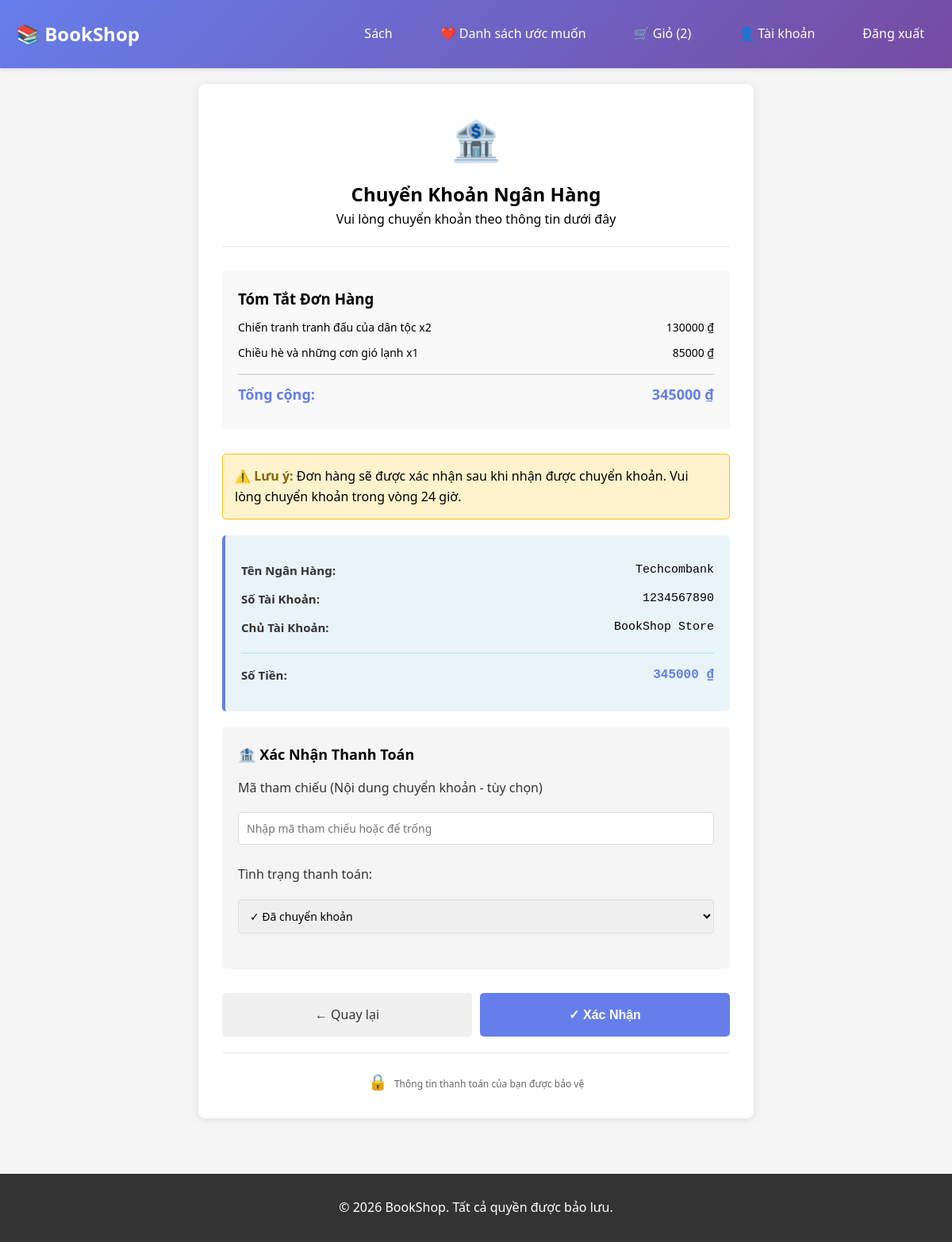
The app's page /payment/processing/ (signed in), older data.
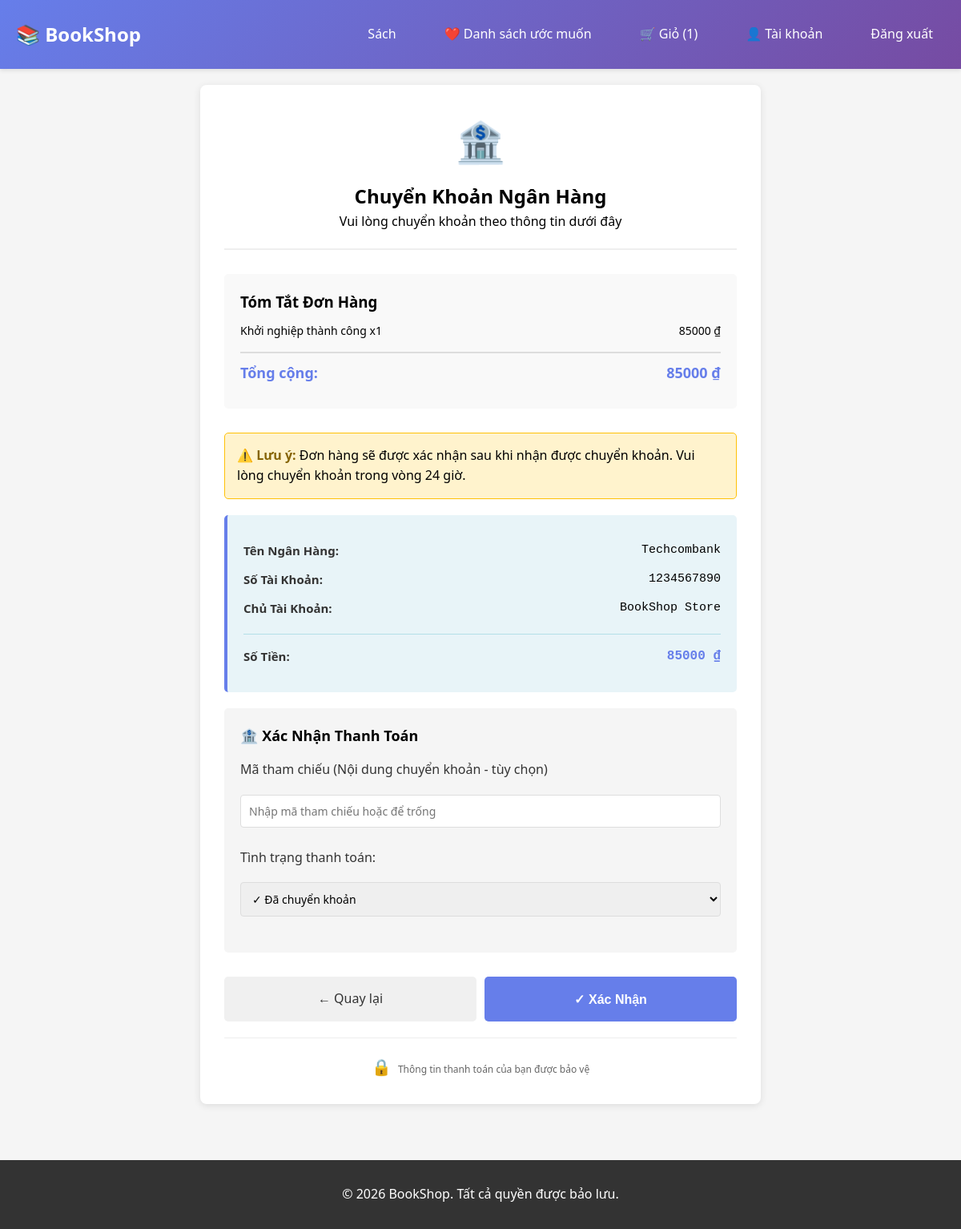
The same page, newer data.
### core/models/cart_item.py (models this page shows, shortened)
class CartItem(models.Model):
    id = models.AutoField(primary_key=True)
    cart = models.ForeignKey(Cart, on_delete=models.CASCADE, related_name='items')
    book = models.ForeignKey(Book, on_delete=models.CASCADE)
    quantity = models.IntegerField(validators=[MinValueValidator(1)])
    added_at = models.DateTimeField(auto_now_add=True)
    class Meta:
        app_label = 'core'
        db_table = 'core_cart_item'
        unique_together = ('cart', 'book')

### core/models/book.py (models this page shows, shortened)
class Book(models.Model):
    id = models.AutoField(primary_key=True)
    title = models.CharField(max_length=255)
    author = models.ForeignKey('Author', on_delete=models.SET_NULL, null=True, blank=True)
    publisher = models.ForeignKey('Publisher', on_delete=models.SET_NULL, null=True, blank=True)
    category = models.ForeignKey('Category', on_delete=models.SET_NULL, null=True, blank=True, related_name='books')
    translator = models.ForeignKey('Translator', on_delete=models.SET_NULL, null=True, blank=True)
    price = models.DecimalField(max_digits=10, decimal_places=2)
    stock = models.IntegerField(default=0)
    description = models.TextField(blank=True, null=True)
    language = models.CharField(max_length=50, default='en')
    isbn = models.CharField(max_length=20, unique=True, blank=True, null=True)
    publication_date = models.DateField(blank=True, null=True)
    created_at = models.DateTimeField(auto_now_add=True)
    updated_at = models.DateTimeField(auto_now=True)
    class Meta:
        app_label = 'core'
        db_table = 'core_book'

### core/views.py (the view, shortened to what this page needs)
# urls.py: path('payment/processing/', views.payment_processing, name='payment_processing'),
def payment_processing(request):
    if 'customer_id' not in request.session:
        return redirect('core:login')
    try:
        customer = Customer.objects.get(id=request.session['customer_id'])
        cart = Cart.objects.get(customer=customer, is_active=True)
        cart_items = CartItem.objects.filter(cart=cart)
        if not cart_items.exists():
            return redirect('core:cart_view')
        total_price = sum(item.book.price * item.quantity for item in cart_items)
        context = get_context(request)
        context.update({
            'cart_items': cart_items,
            'total_price': total_price,
            'customer': customer,
        })
        return render(request, 'core/payment_processing.html', context)
    except (Customer.DoesNotExist, Cart.DoesNotExist):
        return redirect('core:login')

### core/views.py (called while the page is built)
def get_context(request):
    context = {'is_logged_in': 'customer_id' in request.session}
    if 'customer_id' in request.session:
        try:
            customer = Customer.objects.get(id=request.session['customer_id'])
            context['customer'] = customer
            context['cart_count'] = CartItem.objects.filter(
                cart__customer=customer,
                cart__is_active=True
            ).count()
        except Customer.DoesNotExist:
            del request.session['customer_id']
    return context

### core/templates/core/payment_processing.html (shortened to what this page needs)
{% extends "core/base.html" %}
{% block content %}
<div class="payment-container">
    <div class="payment-header">
        <div class="payment-icon">🏦</div>
        <h2>Chuyển Khoản Ngân Hàng</h2>
        <p>Vui lòng chuyển khoản theo thông tin dưới đây</p>
    </div>
    <div class="order-summary">
        <h3 style="margin-top: 0;">Tóm Tắt Đơn Hàng</h3>
        {% for item in cart_items %}
            <div class="summary-row">
                <span>{{ item.book.title }} x{{ item.quantity }}</span>
                <span>{{ item.book.price|floatformat:0 }} ₫</span>
            </div>
        {% endfor %}
        <div class="summary-row total">
            <span>Tổng cộng:</span>
            <span>{{ total_price|floatformat:0 }} ₫</span>
        </div>
    </div>
    <div class="instruction-box">
        <strong>⚠️ Lưu ý:</strong> Đơn hàng sẽ được xác nhận sau khi nhận được chuyển khoản. Vui lòng chuyển khoản trong vòng 24 giờ.
    </div>
    <div class="bank-info">
        <div class="bank-info-row">
            <strong>Tên Ngân Hàng:</strong>
            <span>Techcombank</span>
        </div>
        <div class="bank-info-row">
            <strong>Số Tài Khoản:</strong>
            <span>1234567890</span>
        </div>
        <div class="bank-info-row">
            <strong>Chủ Tài Khoản:</strong>
            <span>BookShop Store</span>
        </div>
        <div class="bank-info-row" style="margin-top: 20px; padding-top: 15px; border-top: 1px solid #b3dfe8;">
            <strong>Số Tiền:</strong>
            <span style="color: #667eea; font-weight: bold; font-size: 16px;">{{ total_price|floatformat:0 }} ₫</span>
        </div>
    </div>
    <form method="POST">
        <div class="payment-method-box">
            <div class="payment-method-header">
                🏦 Xác Nhận Thanh Toán
            </div>
            <div class="payment-form-group">
                <label for="transfer_ref">Mã tham chiếu (Nội dung chuyển khoản - tùy chọn)</label>
                <input type="text" id="transfer_ref" name="transfer_ref" placeholder="Nhập mã tham chiếu hoặc để trống">
            </div>
            <div class="payment-form-group">
                <label for="payment_status">Tình trạng thanh toán:</label>
                <select id="payment_status" name="payment_status">
                    <option value="completed">✓ Đã chuyển khoản</option>
                </select>
            </div>
        </div>
        <div class="payment-button-group">
            <a href="{% url 'core:checkout' %}" class="btn-back">← Quay lại</a>
            <button type="submit" class="btn-confirm">✓ Xác Nhận</button>
        </div>
    </form>
    <div class="payment-security">
        <span class="security-icon">🔒</span> Thông tin thanh toán của bạn được bảo vệ
    </div>
</div>
{% endblock %}

Row changes from the older to the newer data that the page shows:
removed CartItem: book "Chiến tranh tranh đấu của dân tộc", quantity "2", book.price "130000"
removed CartItem: book "Chiều hè và những cơn gió lạnh", quantity "1", book.price "85000"
added CartItem: book "Khởi nghiệp thành công", quantity "1", book.price "85000"
Text that changed along with them:
{{ cart_count }}: "2" → "1"
{{ total_price|floatformat:0 }}: "345000" → "85000"
